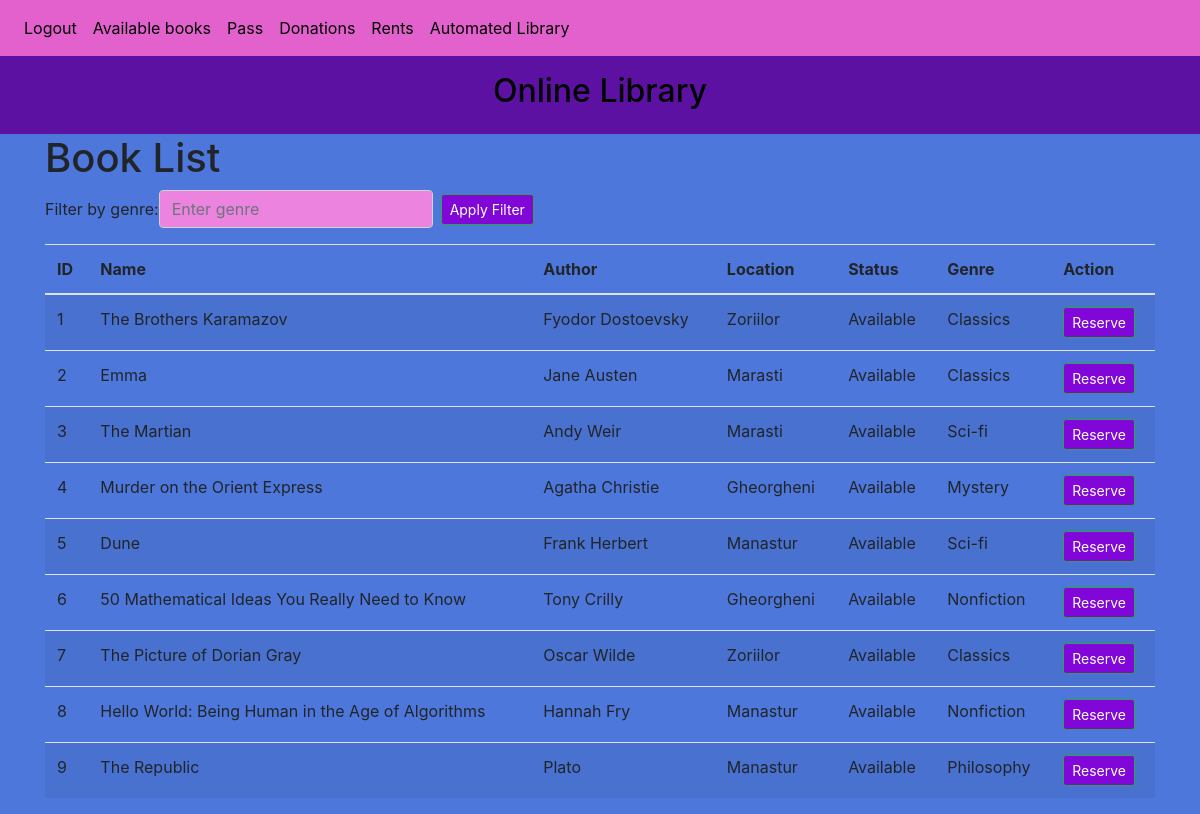
The page /book_list (signed in) on the database as committed earlier.
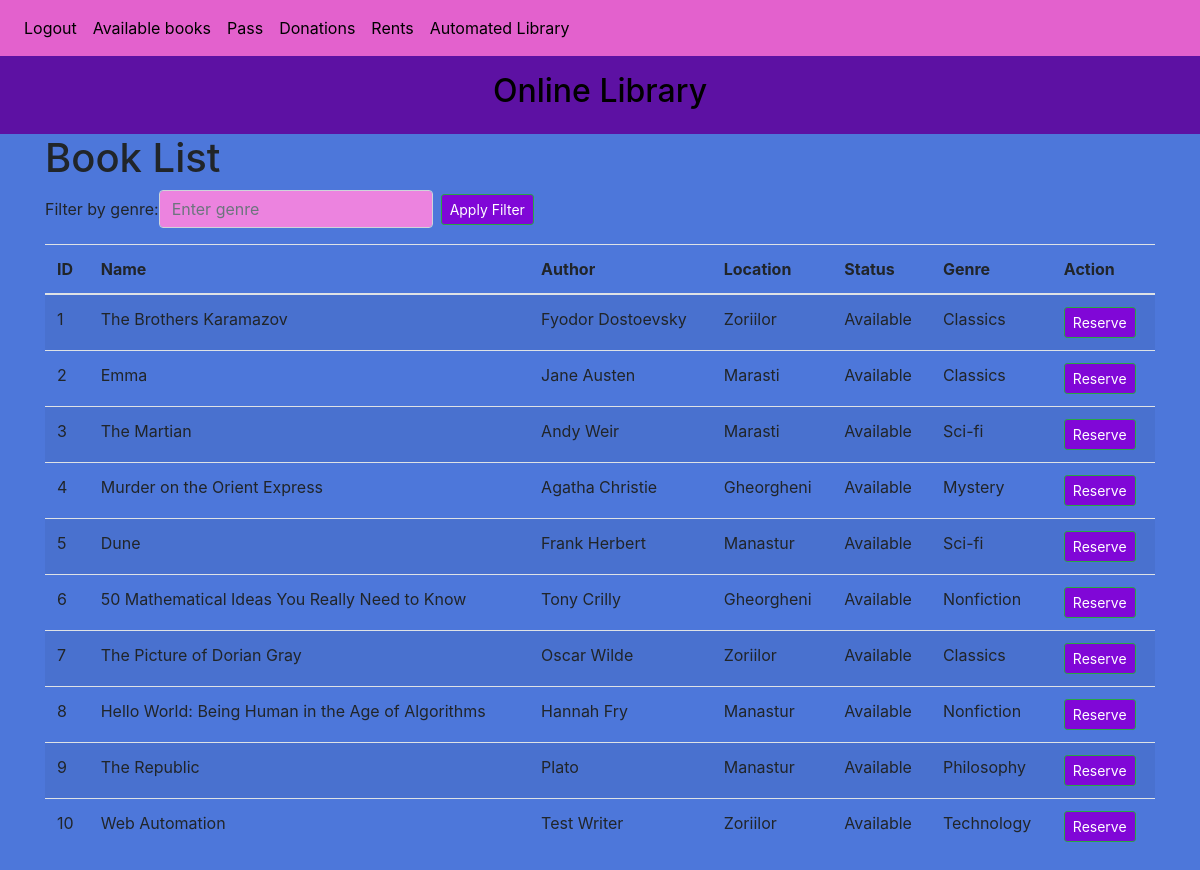
The same page on the database as committed later.
### website/models.py (models this page shows)
class Book(db.Model):
    id=db.Column(db.Integer,primary_key=True)
    author=db.Column(db.String(150))
    name=db.Column(db.String(150))
    location=db.Column(db.String(150))
    status=db.Column(db.String(150))
    genre=db.Column(db.String(150))

### website/auth.py (the view, shortened to what this page needs)
@auth.route('/book_list', methods=['GET', 'POST'])
@login_required
def book_list():
    genre = request.args.get('genre')
    if genre:
        books = Book.query.filter(Book.genre.ilike(f'%{genre}%')).all()
    else:
        books = Book.query.all()
    return render_template("book_list.html", user=current_user, books=books, genre=genre)

### website/__init__.py (called while the page is built)
def create_app():
    app = Flask(__name__)
    app.config['SECRET_KEY'] = 'hjshjhdjah kjshkjdhjs'
    app.config['SQLALCHEMY_DATABASE_URI'] = f'sqlite:///{DB_NAME}'
    db.init_app(app)
    migrate.init_app(app,db,render_as_batch=True)
    from .views import views
    from .auth import auth
    app.register_blueprint(views, url_prefix='/')
    app.register_blueprint(auth, url_prefix='/')
    from .models import User, Note
    with app.app_context():
        db.create_all()
    login_manager = LoginManager()
    login_manager.login_view = 'auth.login'
    login_manager.init_app(app)
    @login_manager.user_loader
    def load_user(id):
        return User.query.get(int(id))
    return app

### website/templates/book_list.html (shortened to what this page needs)
{% extends "base.html" %}
{% block content %}
  <h1>Book List</h1>
  <form method="GET" action="{{ url_for('auth.book_list') }}" class="form-inline mb-3">
    <div class="form-group mr-2">
      <label for="genre">Filter by genre:</label>
      <input type="text" class="form-control" id="genre" name="genre" placeholder="Enter genre" style="background-color: #ec83df; color: purple;::placeholder{color: purple;}">
    </div>
    <button type="submit" class="btn btn-success btn-sm" style="background-color: #8007d7;">Apply Filter</button>
  </form>
  <table class="table table-striped">
    <thead>
      <tr>
        <th>ID</th>
        <th>Name</th>
        <th>Author</th>
        <th>Location</th>
        <th>Status</th>
        <th>Genre</th>
        <th>Action</th>
      </tr>
    </thead>
    <tbody>
      {% for book in books %}
        {% if genre is none or genre.lower() in book.genre.lower() %}
          <tr>
            <td>{{ book.id }}</td>
            <td>{{ book.name }}</td>
            <td>{{ book.author }}</td>
            <td>{{ book.location }}</td>
            <td>{{ book.status }}</td>
            <td>{{ book.genre }}</td>
            <td>
              <form method="POST" style="display: inline;">
                <button type="submit" class="btn btn-success btn-sm" style="background-color: #8007d7;">Reserve</button>
              </form>
            </td>
          </tr>
        {% endif %}
      {% endfor %}
    </tbody>
  </table>
{% endblock %}

Rows that differ between the two databases and show on the page:
added Book: id "10", name "Web Automation", author "Test Writer", location "Zoriilor", status "Available", genre "Technology"
